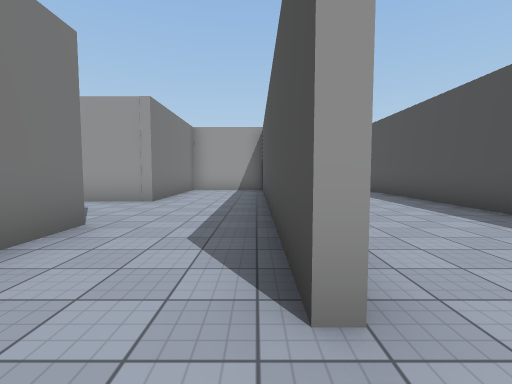
[1] (above)

16 first-person views from a walk through a scene from a Unity 3-D project. The camera is 1.4 m above the floor, tilts 4° down and sees 85° across. The floor is counted in squares, 2 m on a side. Each view is taken from the middle of a square. On the plan, view 1 faces up. The plan holds only what a view shows up to about 9 squares ahead; the rest is blank. The place goes on beyond the plan. The player is left out. Some surface patterns are stand-ins.

[2]
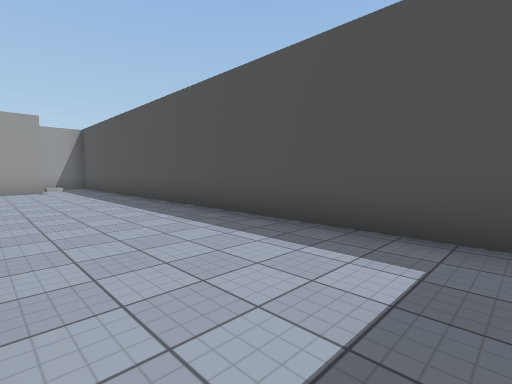

[3]
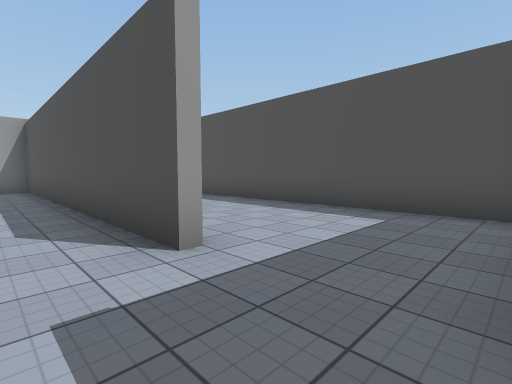

[4]
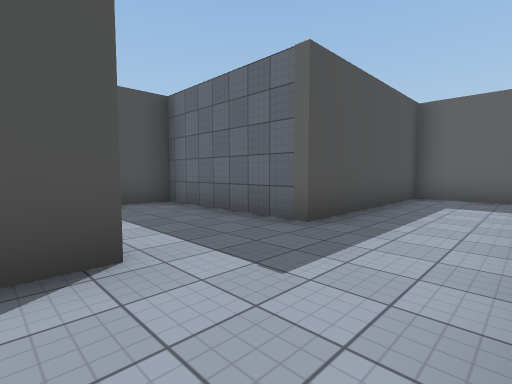

[5]
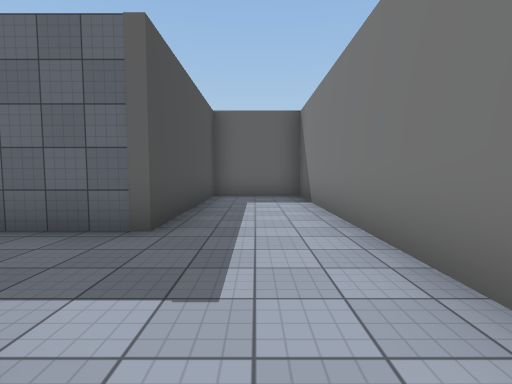

[6]
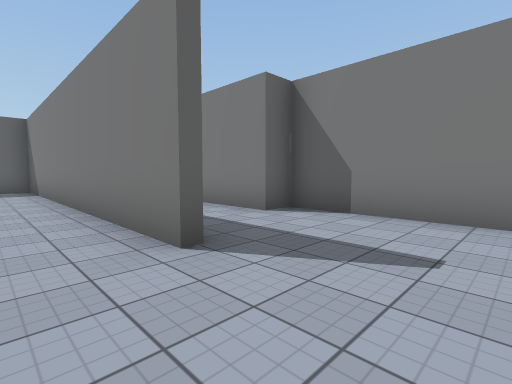

[7]
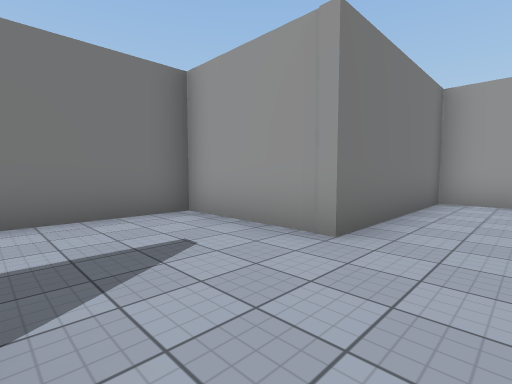

[8]
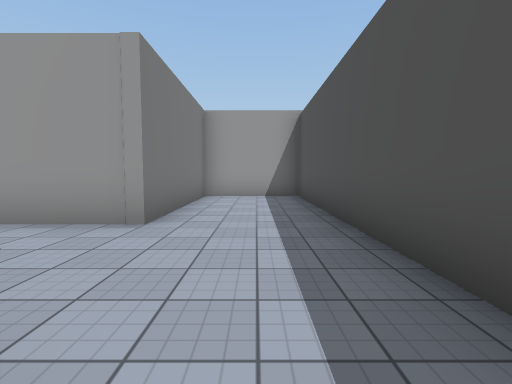

[9]
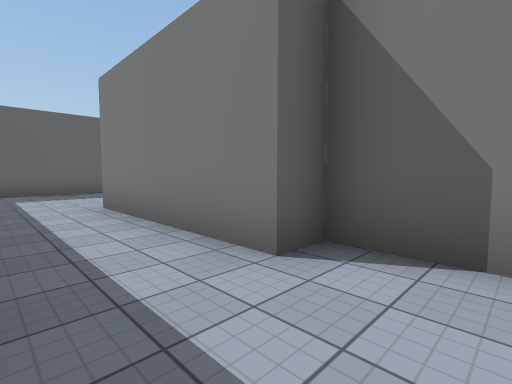

[10]
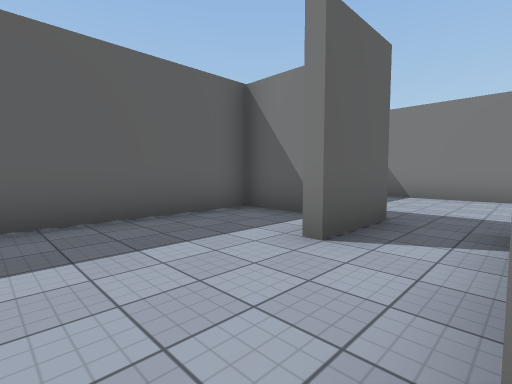

[11]
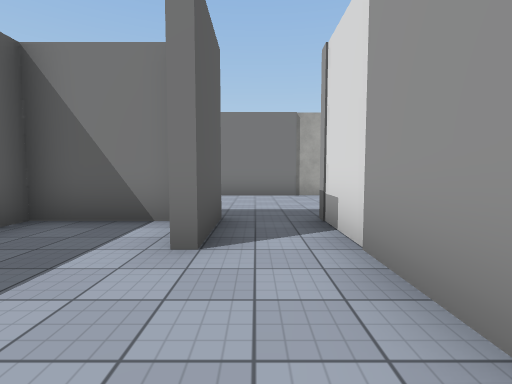

[12]
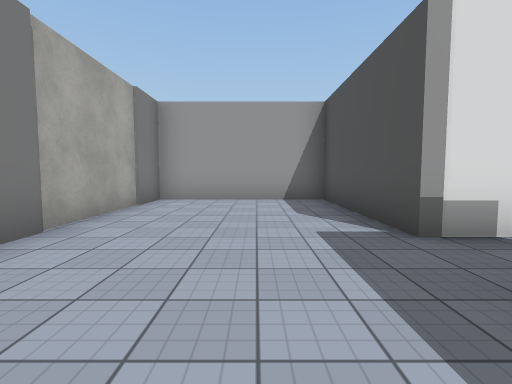

[13]
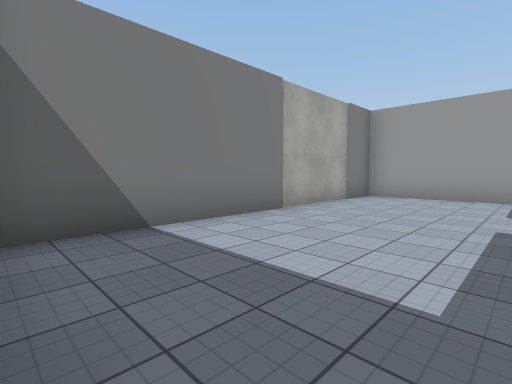

[14]
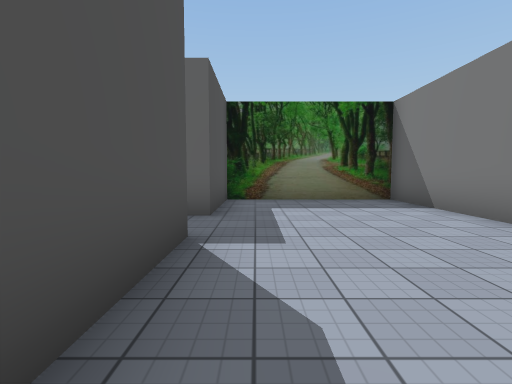

[15]
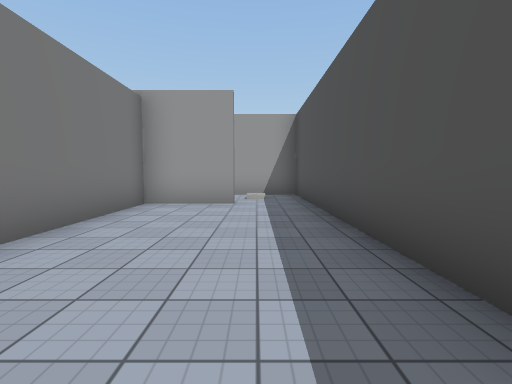

[16]
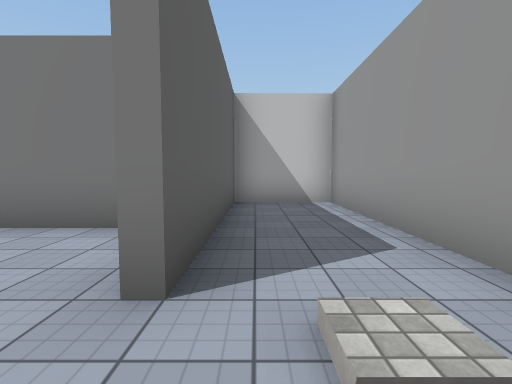

### Floor plan
Points are (right, up) in squares from view 1. A wall is a line through its corners. A room is listed if a view was taken in it or the views show most of it. See-through windows are left out.
Room 1 (views 1, 2, 3, 4, 5, 8, 15)
walls: (0.3, 1.1) (0.3, 3.6); (-2.3, 3.8) (-2.3, -6.3) (0.3, -6.3) (0.3, -1.3) (4.3, -1.3) (4.3, 10.4); (0.5, 11.2) (0.5, 7.6); (2.5, 11.3) (0, 11.3)
ways out: opening at (-1.5, 2.5) to room 2; opening at (3.5, 11) to room 5
Room 2 (views 6, 7, 9, 10)
walls: (0.3, 3.6) (0.3, 11.1); (0, 11.3) (-2.5, 11.3) (-2.5, 6.7) (-5.5, 6.7) (-5.5, 2.5) (-4.8, 2.5) (-4.8, -2)
ways out: opening at (-1.5, 2.5) to room 1; opening at (-4, -2) to room 3
Room 3 (view 11)
walls: (-4.8, -2) (-6.4, -2); (-8, -4.1) (-8, -6.3) (-3.4, -6.3)
ways out: opening at (-4, -2) to room 2; opening at (-7.5, -3) to room 4
Room 4 (views 12, 13, 14)
walls: (-6.4, -2) (-8.3, -2) (-8.3, 2.2) (-12.5, 2.2) (-12.5, -6.3) (-8.3, -6.3) (-8.3, -3.5) (-6.5, -3.5)
ways out: opening at (-7.5, -3) to room 3
Room 5 (view 16)
walls: (4.3, 10.4) (4.3, 13.7) (-2.5, 13.7) (-2.5, 11.5) (2.5, 11.5)
ways out: opening at (3.5, 11) to room 1

Where each view was taken, in squares from view 1:
view 1: 0 up, 0 right, facing up
view 2: 0 up, 1 right, facing up-right
view 3: 1 down, 1 left, facing up-right
view 4: 2 up, 2 left, facing down-right
view 5: 2 up, 1 left, facing down
view 6: 6 up, 1 left, facing down-left
view 7: 4 up, 1 left, facing up-left
view 8: 3 up, 1 left, facing up
view 9: 4 up, 3 left, facing down-left
view 10: 2 down, 4 left, facing down-left
view 11: 3 down, 4 left, facing left
view 12: 5 down, 10 left, facing up
view 13: 6 down, 9 left, facing up-left
view 14: 1 up, 9 left, facing down
view 15: 5 up, 3 right, facing up
view 16: 12 up, 4 right, facing left
